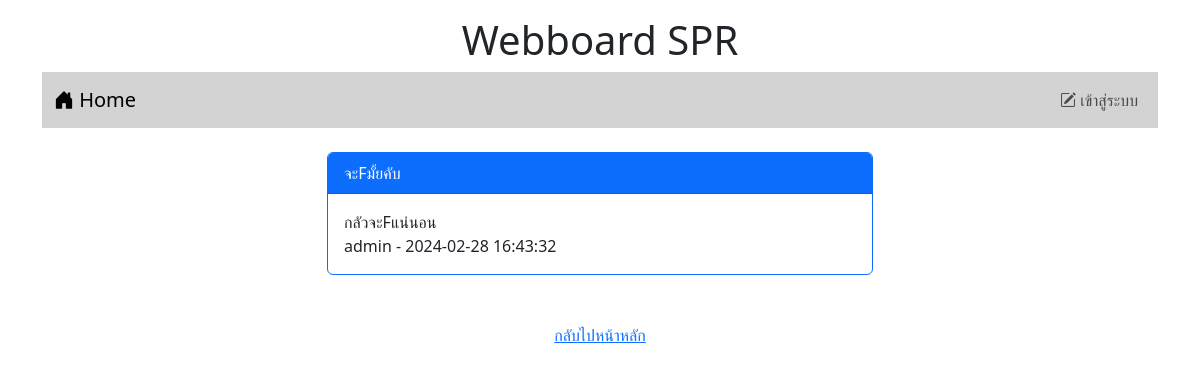
The page /post.php?id=2 on the database as committed earlier.
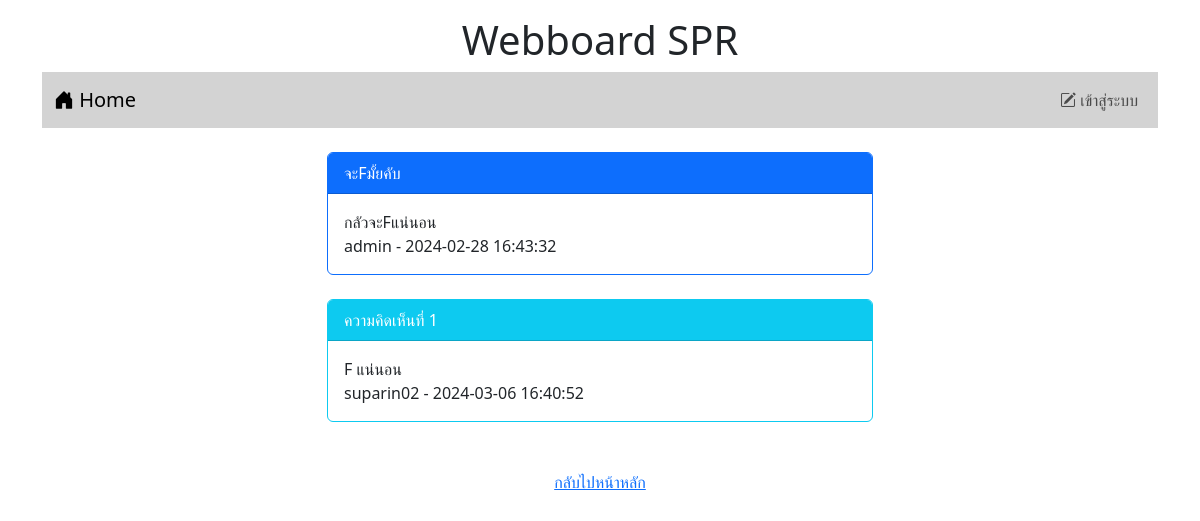
The same page on the database as committed later.
### tables this page shows
CREATE TABLE `post` (
  `id` int(11) NOT NULL,
  `title` varchar(128) NOT NULL,
  `content` varchar(2048) NOT NULL,
  `post_date` datetime NOT NULL,
  `cat_id` int(11) NOT NULL,
  `user_id` int(11) NOT NULL
);

CREATE TABLE `user` (
  `id` int(11) NOT NULL,
  `login` varchar(32) NOT NULL,
  `password` varchar(64) NOT NULL,
  `name` varchar(64) NOT NULL,
  `gender` char(1) NOT NULL,
  `email` varchar(32) NOT NULL,
  `role` char(1) NOT NULL
);

CREATE TABLE `comment` (
  `id` int(11) NOT NULL,
  `content` varchar(20148) NOT NULL,
  `post_date` datetime NOT NULL,
  `user_id` int(11) NOT NULL,
  `post_id` int(11) NOT NULL
);

### post.php (the view, shortened to what this page needs)
<!DOCTYPE html>
<html lang="en">
<head>
    <link rel="stylesheet" href="bootstrap-5.3.2-dist/css/bootstrap.min.css">
    <link rel="stylesheet" href="https://cdn.jsdelivr.net/npm/bootstrap-icons@1.11.3/font/bootstrap-icons.min.css">
</head>
<body>
    <div class="container-lg">
        <h1 style="text-align: center;" class="mt-3">Webboard SPR</h1>
        <?php include "nav.php" ?>
        <div class="row mt-4">
            <div class="col-lg-3 col-md-2 col-sm-1"></div>
            <div class="col-lg-6 col-md-8 col-sm-10">
            <?php
                $conn = new PDO("mysql:host=localhost;dbname=webboard;charset=utf8","root","");
                $sql = "select post.title,post.content,post.post_date,user.login
                from post inner join user on (post.user_id=user.id) where post.id=$_GET[id]";
                $result = $conn->query($sql);
                while($row=$result->fetch()){
                    echo "<div class='card border-primary'>";
                    echo "<div class='card-header bg-primary text-white'>$row[0]</div>";
                    echo "<div class='card-body'>$row[1]<br>$row[3] - $row[2]</div>";
                    echo "</div>";
                }
            ?>
            <br>
            <?php
                $conn = new PDO("mysql:host=localhost;dbname=webboard;charset=utf8","root","");
                $sql = "select comment.content,comment.post_date,user.login
                from comment inner join user on (comment.user_id=user.id) where comment.post_id=$_GET[id]";
                $result = $conn->query($sql);
                $i = 1;
                while($row=$result->fetch()){
                    echo "<div class='card border-info'>";
                    echo "<div class='card-header bg-info text-white'>ความคิดเห็นที่ $i</div>";
                    echo "<div class='card-body'>$row[0]<br>$row[2] - $row[1]</div>";
                    echo "</div><br>";
                    $i = $i+1;
                }
            ?>
            <br>
            </div>
            <div class="col-lg-3 col-md-2 col-sm-1"></div>
        </div>
    </div>
    <div style="text-align: center;"><a href="index.php">กลับไปหน้าหลัก</a></div>
</body>
</html>

Rows that differ between the two databases and show on the page:
added comment: content "F แน่นอน", user.login "suparin02", post_date "2024-03-06 16:40:52"
